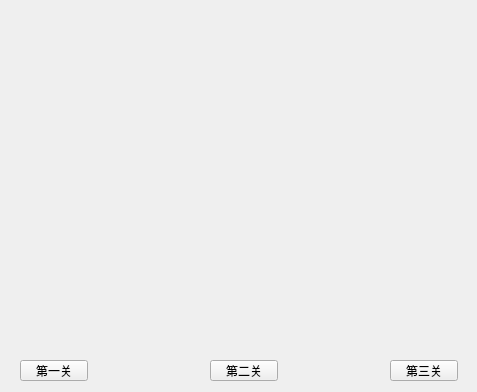
<?xml version="1.0" encoding="UTF-8"?>
<ui version="4.0">
 <class>MainWindow</class>
 <widget class="QMainWindow" name="MainWindow">
  <property name="geometry">
   <rect>
    <x>0</x>
    <y>0</y>
    <width>477</width>
    <height>392</height>
   </rect>
  </property>
  <property name="windowTitle">
   <string>MainWindow</string>
  </property>
  <widget class="QWidget" name="centralWidget">
   <widget class="QWidget" name="widget" native="true">
    <property name="geometry">
     <rect>
      <x>-20</x>
      <y>-50</y>
      <width>480</width>
      <height>320</height>
     </rect>
    </property>
    <property name="minimumSize">
     <size>
      <width>480</width>
      <height>320</height>
     </size>
    </property>
    <property name="maximumSize">
     <size>
      <width>960</width>
      <height>640</height>
     </size>
    </property>
    <property name="autoFillBackground">
     <bool>false</bool>
    </property>
    <property name="styleSheet">
     <string notr="true"/>
    </property>
    <layout class="QHBoxLayout" name="horizontalLayout"/>
   </widget>
   <widget class="QToolButton" name="toolButton">
    <property name="geometry">
     <rect>
      <x>20</x>
      <y>360</y>
      <width>68</width>
      <height>21</height>
     </rect>
    </property>
    <property name="text">
     <string>第一关</string>
    </property>
   </widget>
   <widget class="QToolButton" name="toolButton_3">
    <property name="geometry">
     <rect>
      <x>390</x>
      <y>360</y>
      <width>68</width>
      <height>21</height>
     </rect>
    </property>
    <property name="text">
     <string>第三关</string>
    </property>
   </widget>
   <widget class="QToolButton" name="toolButton_2">
    <property name="geometry">
     <rect>
      <x>210</x>
      <y>360</y>
      <width>68</width>
      <height>21</height>
     </rect>
    </property>
    <property name="text">
     <string>第二关</string>
    </property>
   </widget>
  </widget>
 </widget>
 <layoutdefault spacing="6" margin="11"/>
 <resources/>
 <connections/>
</ui>
